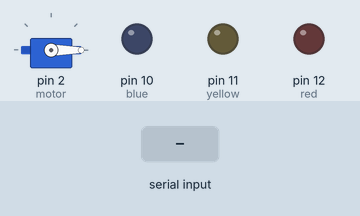
Recording of a sketch running on a simulated Arduino Uno, built with avr-gcc and run on an emulated ATmega328P. Parts: servo, output pins drawn as LEDs (lit = HIGH). The test bench sets the inputs (shaded band).

Above: at 1.2 s.
1.3 s: "a" received over the second serial link
At 3.1 s:
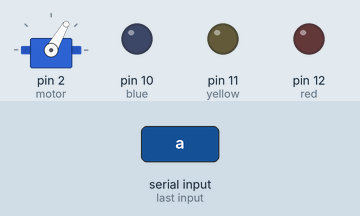
3.8 s: "b" received over the second serial link
At 6.0 s:
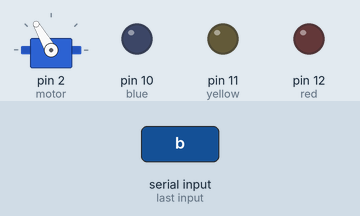
6.3 s: "c" received over the second serial link
At 8.1 s:
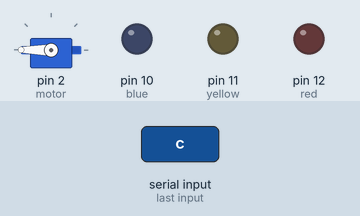
Timing chart, 0 to 9.6 s (numbered marks = the images above; inputs shaded):
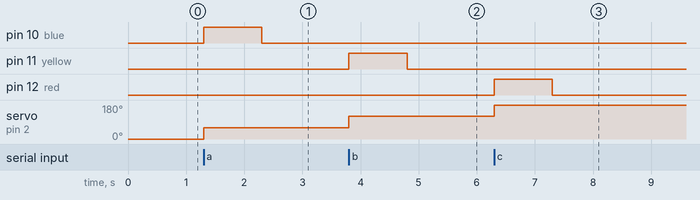

Measured:
- after the input at 1.3 s, pin 10 (blue): LOW → HIGH at once, → LOW 1.0 s later; servo on pin 2 (motor): 0° → 60° at once
- after the input at 3.8 s, pin 11 (yellow): LOW → HIGH at once, → LOW 1.0 s later; servo on pin 2 (motor): 60° → 120° at once
- after the input at 6.3 s, pin 12 (red): LOW → HIGH at once, → LOW 1.0 s later; servo on pin 2 (motor): 120° → 180° at once

The sketch:

32_Bluetooth_servo_led.ino
```cpp
#include <SoftwareSerial.h>
#include <Servo.h>
Servo servo;
int motor = 2;
#define BT_RXD 8
#define BT_TXD 7
SoftwareSerial bluetooth(BT_RXD, BT_TXD);
int blue = 10;
int yellow = 11;
int red = 12;

void setup() {
  bluetooth.begin(9600);
  servo.attach(motor);
  servo.write(0);
  pinMode(blue, OUTPUT);
  pinMode(yellow, OUTPUT);
  pinMode(red, OUTPUT);
}

void loop(){
  if(bluetooth.available()){
  char bt = bluetooth.read();
  if (bt=='a'){ servo.write(60);
  digitalWrite(blue, HIGH);
  delay(1000);
  digitalWrite(blue, LOW);
  }
  if(bt=='b') {servo.write(120);
    digitalWrite(yellow, HIGH);
  delay(1000);
  digitalWrite(yellow, LOW);
  }
  if(bt=='c') {servo.write(180);
     digitalWrite(red, HIGH);
  delay(1000);
  digitalWrite(red, LOW);
  }
  }

}
```
